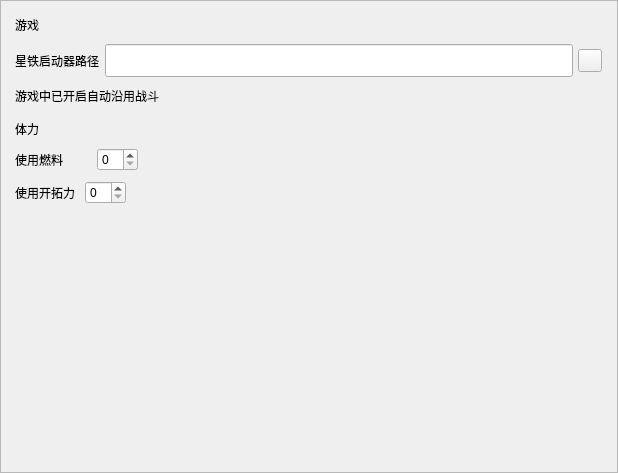
<?xml version="1.0" encoding="UTF-8"?>
<ui version="4.0">
 <class>Form</class>
 <widget class="QWidget" name="Form">
  <property name="geometry">
   <rect>
    <x>0</x>
    <y>0</y>
    <width>618</width>
    <height>473</height>
   </rect>
  </property>
  <property name="windowTitle">
   <string>Form</string>
  </property>
  <layout class="QVBoxLayout" name="verticalLayout_4">
   <property name="spacing">
    <number>5</number>
   </property>
   <property name="leftMargin">
    <number>0</number>
   </property>
   <property name="topMargin">
    <number>0</number>
   </property>
   <property name="rightMargin">
    <number>0</number>
   </property>
   <property name="bottomMargin">
    <number>0</number>
   </property>
   <item>
    <widget class="SmoothScrollArea" name="scrollArea">
     <property name="widgetResizable">
      <bool>true</bool>
     </property>
     <widget class="QWidget" name="scrollAreaWidget">
      <property name="geometry">
       <rect>
        <x>0</x>
        <y>0</y>
        <width>616</width>
        <height>471</height>
       </rect>
      </property>
      <layout class="QVBoxLayout" name="verticalLayout_3">
       <property name="spacing">
        <number>5</number>
       </property>
       <property name="topMargin">
        <number>10</number>
       </property>
       <property name="rightMargin">
        <number>10</number>
       </property>
       <property name="bottomMargin">
        <number>0</number>
       </property>
       <item>
        <widget class="WidgetBase" name="gameCard" native="true">
         <layout class="QVBoxLayout" name="verticalLayout_2" stretch="0,1,1">
          <property name="spacing">
           <number>10</number>
          </property>
          <property name="leftMargin">
           <number>5</number>
          </property>
          <property name="topMargin">
           <number>5</number>
          </property>
          <property name="rightMargin">
           <number>5</number>
          </property>
          <property name="bottomMargin">
           <number>5</number>
          </property>
          <item>
           <widget class="TitleLabel" name="gameLabel">
            <property name="text">
             <string>游戏</string>
            </property>
           </widget>
          </item>
          <item>
           <layout class="QHBoxLayout" name="horizontalLayout_3" stretch="0,1,0">
            <property name="spacing">
             <number>5</number>
            </property>
            <item>
             <widget class="StrongBodyLabel" name="pathLabel">
              <property name="text">
               <string>星铁启动器路径</string>
              </property>
             </widget>
            </item>
            <item>
             <widget class="LineEdit" name="pathEdit">
              <property name="minimumSize">
               <size>
                <width>0</width>
                <height>33</height>
               </size>
              </property>
              <property name="text">
               <string/>
              </property>
              <property name="readOnly">
               <bool>true</bool>
              </property>
              <property name="transparent" stdset="0">
               <bool>true</bool>
              </property>
             </widget>
            </item>
            <item>
             <widget class="ToolButton" name="setPathButton">
              <property name="toolButtonStyle">
               <enum>Qt::ToolButtonIconOnly</enum>
              </property>
             </widget>
            </item>
           </layout>
          </item>
          <item>
           <layout class="QHBoxLayout" name="horizontalLayout_4">
            <property name="spacing">
             <number>5</number>
            </property>
            <item>
             <widget class="StrongBodyLabel" name="autofightLabel">
              <property name="text">
               <string>游戏中已开启自动沿用战斗</string>
              </property>
             </widget>
            </item>
            <item>
             <widget class="SwitchButton" name="autofightButton">
              <property name="onText">
               <string>Yes</string>
              </property>
              <property name="offText">
               <string>No</string>
              </property>
             </widget>
            </item>
            <item>
             <spacer name="horizontalSpacer_3">
              <property name="orientation">
               <enum>Qt::Horizontal</enum>
              </property>
              <property name="sizeHint" stdset="0">
               <size>
                <width>40</width>
                <height>0</height>
               </size>
              </property>
             </spacer>
            </item>
           </layout>
          </item>
         </layout>
        </widget>
       </item>
       <item>
        <widget class="WidgetBase" name="staminaCard" native="true">
         <layout class="QVBoxLayout" name="verticalLayout" stretch="0,1,1">
          <property name="spacing">
           <number>10</number>
          </property>
          <property name="leftMargin">
           <number>5</number>
          </property>
          <property name="topMargin">
           <number>5</number>
          </property>
          <property name="rightMargin">
           <number>5</number>
          </property>
          <property name="bottomMargin">
           <number>5</number>
          </property>
          <item>
           <widget class="TitleLabel" name="staminaLabel">
            <property name="text">
             <string>体力</string>
            </property>
           </widget>
          </item>
          <item>
           <layout class="QHBoxLayout" name="horizontalLayout" stretch="0,0,0,0">
            <property name="spacing">
             <number>5</number>
            </property>
            <property name="leftMargin">
             <number>0</number>
            </property>
            <property name="topMargin">
             <number>0</number>
            </property>
            <property name="rightMargin">
             <number>0</number>
            </property>
            <property name="bottomMargin">
             <number>0</number>
            </property>
            <item>
             <widget class="StrongBodyLabel" name="fuelLabel">
              <property name="minimumSize">
               <size>
                <width>72</width>
                <height>0</height>
               </size>
              </property>
              <property name="maximumSize">
               <size>
                <width>16777215</width>
                <height>16777215</height>
               </size>
              </property>
              <property name="text">
               <string>使用燃料</string>
              </property>
             </widget>
            </item>
            <item>
             <widget class="SwitchButton" name="fuelButton"/>
            </item>
            <item>
             <widget class="SpinBox" name="fuelSpinBox"/>
            </item>
            <item>
             <spacer name="horizontalSpacer">
              <property name="orientation">
               <enum>Qt::Horizontal</enum>
              </property>
              <property name="sizeType">
               <enum>QSizePolicy::Expanding</enum>
              </property>
              <property name="sizeHint" stdset="0">
               <size>
                <width>40</width>
                <height>0</height>
               </size>
              </property>
             </spacer>
            </item>
           </layout>
          </item>
          <item>
           <layout class="QHBoxLayout" name="horizontalLayout_2" stretch="0,0,0,0">
            <property name="spacing">
             <number>5</number>
            </property>
            <property name="leftMargin">
             <number>0</number>
            </property>
            <property name="topMargin">
             <number>0</number>
            </property>
            <property name="rightMargin">
             <number>0</number>
            </property>
            <property name="bottomMargin">
             <number>0</number>
            </property>
            <item>
             <widget class="StrongBodyLabel" name="powerLabel">
              <property name="maximumSize">
               <size>
                <width>16777215</width>
                <height>16777215</height>
               </size>
              </property>
              <property name="text">
               <string>使用开拓力</string>
              </property>
             </widget>
            </item>
            <item>
             <widget class="SwitchButton" name="powerButton"/>
            </item>
            <item>
             <widget class="SpinBox" name="powerSpinBox"/>
            </item>
            <item>
             <spacer name="horizontalSpacer_2">
              <property name="orientation">
               <enum>Qt::Horizontal</enum>
              </property>
              <property name="sizeHint" stdset="0">
               <size>
                <width>40</width>
                <height>0</height>
               </size>
              </property>
             </spacer>
            </item>
           </layout>
          </item>
         </layout>
        </widget>
       </item>
       <item>
        <spacer name="verticalSpacer">
         <property name="orientation">
          <enum>Qt::Vertical</enum>
         </property>
         <property name="sizeHint" stdset="0">
          <size>
           <width>0</width>
           <height>1000</height>
          </size>
         </property>
        </spacer>
       </item>
      </layout>
     </widget>
    </widget>
   </item>
  </layout>
 </widget>
 <customwidgets>
  <customwidget>
   <class>ToolButton</class>
   <extends>QToolButton</extends>
   <header>qfluentwidgets</header>
  </customwidget>
  <customwidget>
   <class>SwitchButton</class>
   <extends>QWidget</extends>
   <header>qfluentwidgets</header>
  </customwidget>
  <customwidget>
   <class>SmoothScrollArea</class>
   <extends>QScrollArea</extends>
   <header>qfluentwidgets</header>
   <container>1</container>
  </customwidget>
  <customwidget>
   <class>StrongBodyLabel</class>
   <extends>QLabel</extends>
   <header>qfluentwidgets</header>
  </customwidget>
  <customwidget>
   <class>TitleLabel</class>
   <extends>QLabel</extends>
   <header>qfluentwidgets</header>
  </customwidget>
  <customwidget>
   <class>LineEdit</class>
   <extends>QLineEdit</extends>
   <header>qfluentwidgets</header>
  </customwidget>
  <customwidget>
   <class>SpinBox</class>
   <extends>QSpinBox</extends>
   <header>qfluentwidgets</header>
  </customwidget>
  <customwidget>
   <class>WidgetBase</class>
   <extends>QWidget</extends>
   <header>widgets</header>
   <container>1</container>
  </customwidget>
 </customwidgets>
 <resources/>
 <connections/>
</ui>
